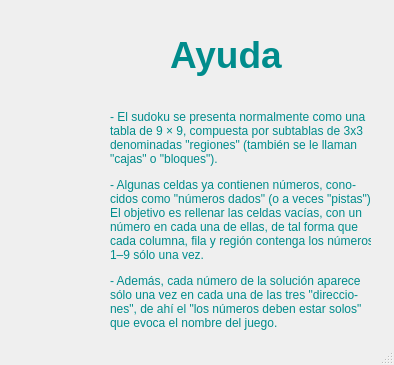
<?xml version="1.0" encoding="UTF-8"?>
<ui version="4.0">
 <class>Ayuda</class>
 <widget class="QMainWindow" name="Ayuda">
  <property name="geometry">
   <rect>
    <x>0</x>
    <y>0</y>
    <width>394</width>
    <height>365</height>
   </rect>
  </property>
  <property name="windowTitle">
   <string>MainWindow</string>
  </property>
  <widget class="QWidget" name="centralwidget">
   <widget class="QLabel" name="titulo">
    <property name="geometry">
     <rect>
      <x>170</x>
      <y>30</y>
      <width>121</width>
      <height>51</height>
     </rect>
    </property>
    <property name="palette">
     <palette>
      <active>
       <colorrole role="WindowText">
        <brush brushstyle="SolidPattern">
         <color alpha="255">
          <red>0</red>
          <green>140</green>
          <blue>140</blue>
         </color>
        </brush>
       </colorrole>
      </active>
      <inactive>
       <colorrole role="WindowText">
        <brush brushstyle="SolidPattern">
         <color alpha="255">
          <red>0</red>
          <green>140</green>
          <blue>140</blue>
         </color>
        </brush>
       </colorrole>
      </inactive>
      <disabled>
       <colorrole role="WindowText">
        <brush brushstyle="SolidPattern">
         <color alpha="255">
          <red>112</red>
          <green>111</green>
          <blue>113</blue>
         </color>
        </brush>
       </colorrole>
      </disabled>
     </palette>
    </property>
    <property name="text">
     <string>&lt;html&gt;&lt;head/&gt;&lt;body&gt;&lt;p&gt;&lt;span style=&quot; font-size:28pt; font-weight:600;&quot;&gt;Ayuda&lt;/span&gt;&lt;/p&gt;&lt;/body&gt;&lt;/html&gt;</string>
    </property>
   </widget>
   <widget class="QLabel" name="leyenda">
    <property name="geometry">
     <rect>
      <x>110</x>
      <y>110</y>
      <width>261</width>
      <height>241</height>
     </rect>
    </property>
    <property name="palette">
     <palette>
      <active>
       <colorrole role="WindowText">
        <brush brushstyle="SolidPattern">
         <color alpha="255">
          <red>0</red>
          <green>140</green>
          <blue>140</blue>
         </color>
        </brush>
       </colorrole>
      </active>
      <inactive>
       <colorrole role="WindowText">
        <brush brushstyle="SolidPattern">
         <color alpha="255">
          <red>0</red>
          <green>140</green>
          <blue>140</blue>
         </color>
        </brush>
       </colorrole>
      </inactive>
      <disabled>
       <colorrole role="WindowText">
        <brush brushstyle="SolidPattern">
         <color alpha="255">
          <red>112</red>
          <green>111</green>
          <blue>113</blue>
         </color>
        </brush>
       </colorrole>
      </disabled>
     </palette>
    </property>
    <property name="text">
     <string>&lt;html&gt;&lt;head/&gt;&lt;body&gt;&lt;p align=&quot;justify&quot;&gt;- El sudoku se presenta normalmente como una&lt;br/&gt;tabla de 9 × 9, compuesta por subtablas de 3x3&lt;br/&gt;denominadas &amp;quot;regiones&amp;quot; (también se le llaman &lt;br/&gt;&amp;quot;cajas&amp;quot; o &amp;quot;bloques&amp;quot;).&lt;/p&gt;&lt;p align=&quot;justify&quot;&gt;- Algunas celdas ya contienen números, cono-&lt;br/&gt;cidos como &amp;quot;números dados&amp;quot; (o a veces &amp;quot;pistas&amp;quot;).&lt;br/&gt;El objetivo es rellenar las celdas vacías, con un &lt;br/&gt;número en cada una de ellas, de tal forma que &lt;br/&gt;cada columna, fila y región contenga los números &lt;br/&gt;1–9 sólo una vez.&lt;/p&gt;&lt;p&gt;- Además, cada número de la solución aparece &lt;br/&gt;sólo una vez en cada una de las tres &amp;quot;direccio-&lt;br/&gt;nes&amp;quot;, de ahí el &amp;quot;los números deben estar solos&amp;quot; &lt;br/&gt;que evoca el nombre del juego.&lt;br/&gt;&lt;br/&gt;Fuente: Wikipedia.&lt;/p&gt;&lt;/body&gt;&lt;/html&gt;</string>
    </property>
   </widget>
  </widget>
  <widget class="QMenuBar" name="menubar">
   <property name="geometry">
    <rect>
     <x>0</x>
     <y>0</y>
     <width>394</width>
     <height>20</height>
    </rect>
   </property>
  </widget>
  <widget class="QStatusBar" name="statusbar"/>
 </widget>
 <resources/>
 <connections/>
</ui>
